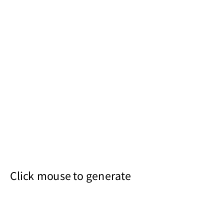
Frame 1 (no input)
Frame 2 (the mouse pressed at the canvas centre, redrawn once): identical to frame 1, image omitted

The Processing sketch that drew this single still picture (run headless with seeded random() and noise(); the mouse was pressed at the canvas centre and the sketch redrawn once):

// Processing sketch: lsystem
// ── lsystem.pde
   
// The Nature of Code
// Daniel Shiffman
// http://natureofcode.com

// L-System
// Just demonstrating working with L-System strings
// No drawing

// Start with "A"
String current = "A";
// Number of  generations
int count = 0;

void setup() {
  size(200, 200);
  println("Generation " + count + ": " + current);
}

void draw() {
  background(255);
  fill(0);
  text("Click mouse to generate", 10, height-20);
  noLoop();
}

void mousePressed() {
  // A new StringBuffer for the next generation
  StringBuffer next = new StringBuffer();
  
  // Look through the current String to replace according to L-System rules
  for (int i = 0; i < current.length(); i++) {
    char c = current.charAt(i);
    if (c == 'A') {
      // If we find A replace with AB
      next.append("ABA");
    }  else if (c == 'B') {
      // If we find B replace with A
      next.append("BBB");
    }
  }
  // The current String is now the next one
  current = next.toString();
  count++;
  // Print to message console
  println("Generation " + count + ": " + current);
}
